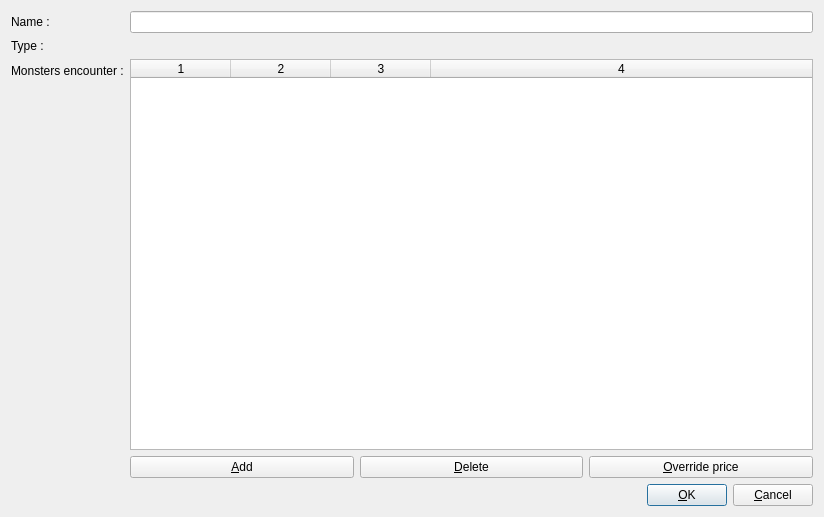
<?xml version="1.0" encoding="UTF-8"?>
<ui version="4.0">
 <class>editMerchantInventoryFormClass</class>
 <widget class="QDialog" name="editMerchantInventoryFormClass">
  <property name="geometry">
   <rect>
    <x>0</x>
    <y>0</y>
    <width>824</width>
    <height>517</height>
   </rect>
  </property>
  <property name="minimumSize">
   <size>
    <width>433</width>
    <height>160</height>
   </size>
  </property>
  <property name="maximumSize">
   <size>
    <width>16777215</width>
    <height>16777215</height>
   </size>
  </property>
  <property name="baseSize">
   <size>
    <width>0</width>
    <height>0</height>
   </size>
  </property>
  <property name="windowTitle">
   <string>Edit merchant inventory</string>
  </property>
  <layout class="QVBoxLayout" name="verticalLayout">
   <item>
    <layout class="QFormLayout" name="formLayout_3">
     <item row="0" column="0">
      <widget class="QLabel" name="label">
       <property name="text">
        <string>Name : </string>
       </property>
      </widget>
     </item>
     <item row="0" column="1">
      <widget class="QLineEdit" name="lineEditName"/>
     </item>
     <item row="1" column="0">
      <widget class="QLabel" name="labelInventoryType">
       <property name="text">
        <string>Type :</string>
       </property>
      </widget>
     </item>
     <item row="1" column="1">
      <layout class="QHBoxLayout" name="horizontalLayout_2">
       <item>
        <widget class="QLabel" name="labelInventoryTypeValue">
         <property name="text">
          <string>    </string>
         </property>
        </widget>
       </item>
      </layout>
     </item>
     <item row="2" column="1">
      <layout class="QVBoxLayout" name="verticalLayout_2">
       <item>
        <widget class="QTableWidget" name="tableWidgetItems">
         <property name="editTriggers">
          <set>QAbstractItemView::NoEditTriggers</set>
         </property>
         <property name="selectionMode">
          <enum>QAbstractItemView::SingleSelection</enum>
         </property>
         <property name="selectionBehavior">
          <enum>QAbstractItemView::SelectRows</enum>
         </property>
         <property name="columnCount">
          <number>4</number>
         </property>
         <attribute name="horizontalHeaderStretchLastSection">
          <bool>true</bool>
         </attribute>
         <attribute name="verticalHeaderVisible">
          <bool>false</bool>
         </attribute>
         <column/>
         <column/>
         <column/>
         <column/>
        </widget>
       </item>
       <item>
        <layout class="QHBoxLayout" name="horizontalLayout_3">
         <item>
          <widget class="QPushButton" name="pushButtonAddItem">
           <property name="text">
            <string>&amp;Add</string>
           </property>
           <property name="icon">
            <iconset resource="../res/global.qrc">
             <normaloff>:/commonEditor.UI/res/gtk-add.svg</normaloff>:/commonEditor.UI/res/gtk-add.svg</iconset>
           </property>
          </widget>
         </item>
         <item>
          <widget class="QPushButton" name="pushButtonRemoveItem">
           <property name="text">
            <string>&amp;Delete</string>
           </property>
           <property name="icon">
            <iconset resource="../res/global.qrc">
             <normaloff>:/commonEditor.UI/res/gtk-delete.svg</normaloff>:/commonEditor.UI/res/gtk-delete.svg</iconset>
           </property>
          </widget>
         </item>
         <item>
          <widget class="QPushButton" name="pushButtonOverridePrice">
           <property name="text">
            <string>&amp;Override price</string>
           </property>
           <property name="icon">
            <iconset resource="../res/global.qrc">
             <normaloff>:/commonEditor.UI/res/price.png</normaloff>:/commonEditor.UI/res/price.png</iconset>
           </property>
          </widget>
         </item>
        </layout>
       </item>
      </layout>
     </item>
     <item row="2" column="0">
      <widget class="QLabel" name="labelItems">
       <property name="text">
        <string>Monsters encounter :</string>
       </property>
      </widget>
     </item>
    </layout>
   </item>
   <item>
    <layout class="QHBoxLayout" name="horizontalLayout">
     <item>
      <spacer name="horizontalSpacer">
       <property name="orientation">
        <enum>Qt::Horizontal</enum>
       </property>
       <property name="sizeHint" stdset="0">
        <size>
         <width>40</width>
         <height>20</height>
        </size>
       </property>
      </spacer>
     </item>
     <item>
      <widget class="QPushButton" name="pushButtonOK">
       <property name="text">
        <string>&amp;OK</string>
       </property>
       <property name="icon">
        <iconset resource="../res/global.qrc">
         <normaloff>:/commonEditor.UI/res/dialog-ok.svg</normaloff>:/commonEditor.UI/res/dialog-ok.svg</iconset>
       </property>
       <property name="autoDefault">
        <bool>false</bool>
       </property>
       <property name="default">
        <bool>true</bool>
       </property>
      </widget>
     </item>
     <item>
      <widget class="QPushButton" name="pushButtonCancel">
       <property name="text">
        <string>&amp;Cancel</string>
       </property>
       <property name="icon">
        <iconset resource="../res/global.qrc">
         <normaloff>:/commonEditor.UI/res/dialog-close.svg</normaloff>:/commonEditor.UI/res/dialog-close.svg</iconset>
       </property>
      </widget>
     </item>
    </layout>
   </item>
  </layout>
 </widget>
 <tabstops>
  <tabstop>lineEditName</tabstop>
  <tabstop>tableWidgetItems</tabstop>
  <tabstop>pushButtonAddItem</tabstop>
  <tabstop>pushButtonRemoveItem</tabstop>
  <tabstop>pushButtonOverridePrice</tabstop>
  <tabstop>pushButtonOK</tabstop>
  <tabstop>pushButtonCancel</tabstop>
 </tabstops>
 <resources>
  <include location="../res/global.qrc"/>
 </resources>
 <connections/>
</ui>
